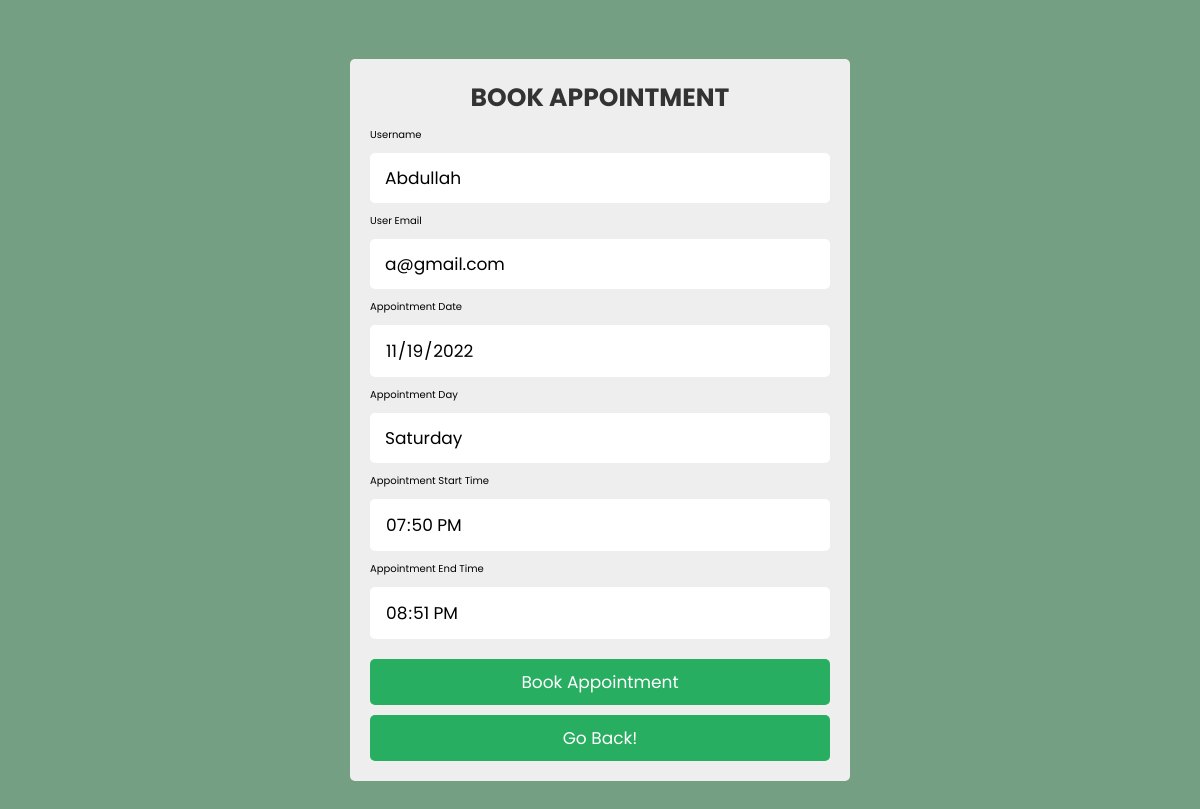
The app's page /userBookingAdd.php?edit=22 (signed in) with its own data.
### tables this page shows
CREATE TABLE `tbl_member` (
  `id` int(11) NOT NULL,
  `username` varchar(255) NOT NULL,
  `password` varchar(200) NOT NULL,
  `cpassword` varchar(100) NOT NULL,
  `email` varchar(255) NOT NULL,
  `create_at` timestamp NOT NULL DEFAULT current_timestamp() ON UPDATE current_timestamp(),
  `validation_key` int(11) NOT NULL,
  `contact` varchar(100) NOT NULL,
  `address` varchar(100) NOT NULL,
  `state` varchar(100) NOT NULL,
  `city` varchar(100) NOT NULL,
  `image` varchar(100) NOT NULL,
  `otp` int(11) NOT NULL
);

CREATE TABLE `tbl_booking` (
  `bookingID` int(255) NOT NULL,
  `bookingDate` date NOT NULL,
  `bookingStartTime` time NOT NULL,
  `bookingEndTime` time NOT NULL
);

### userBookingAdd.php (the view, shortened to what this page needs)
<?php
include('dbcon.php');
if (isset($_SESSION["username"])) {
    $email = $_SESSION["email"];
} else {
    session_unset();
    session_write_close();
    $url = "./index.php";
    header("Location: $url");
}
$id = $_GET['edit'];
?>
<!DOCTYPE html>
<html lang="en">
<head>
   <link rel="stylesheet" href="assets/css/productcss.css">
</head>
<body>
<div class="container">
<div class="admin-product-form-container centered">
   <form action="" method="post" enctype="multipart/form-data">
      <h3 class="title">Book Appointment</h3>
      <?php
      $select = mysqli_query($con, "SELECT * FROM tbl_member WHERE email='$email'");
      while($row = mysqli_fetch_assoc($select)){
   ?>
      <label>Username</label><br>
      <input type="text" class="box" name="username" value="<?php echo $row['username']; ?>" readonly=readonly>
      <label>User Email</label><br>
      <input type="text" class="box" name="username" value="<?php echo $row['email']; ?>" readonly=readonly>
      <?php }; ?>
      <?php
      $select2 = mysqli_query($con, "SELECT * FROM tbl_booking WHERE bookingID='$id'");
      while($row2 = mysqli_fetch_assoc($select2)){
      ?>
      <label>Appointment Date</label><br>
      <input type="date" class="box" name="booking_Date" value="<?php echo $row2['bookingDate']; ?>" readonly="readonly">
      <label>Appointment Day</label><br>
      <input type="text" class="box" name="bookingDay" value="<?php echo date('l', strtotime($row2["bookingDate"]));?>" readonly="readonly">
      <label>Appointment Start Time</label><br>
      <input type="time" class="box" name="booking_ST" value="<?php echo $row2['bookingStartTime']; ?>" readonly="readonly">
      <label>Appointment End Time</label><br>
      <input type="time" class="box" name="booking_ET" value="<?php echo $row2['bookingEndTime']; ?>" readonly="readonly">
      <input type="submit" value="Book Appointment" name="book_appointment" class="btn">
      <a href="userBooking.php" class="btn">go back!</a>
   </form>
   <?php
      }
      ?>
</div>
</div>
</body>
</html>

### assets/css/productcss.css (style rules this page uses)
:root { --green:#27ae60; --black:#333; --white:#fff; --bg-color:#eee; --box-shadow:0 .5rem 1rem rgba(0,0,0,.1); --border:.1rem solid var(--black); }
* { font-family: 'Poppins', sans-serif; margin:0; padding:0; box-sizing: border-box; outline: none; border:none; text-decoration: none; text-transform: capitalize; }
html { font-size: 62.5%; overflow-x: hidden; background-color: #749F82; scroll-behavior: smooth; }
a { text-decoration: none; }
.btn { display: block; width: 100%; cursor: pointer; border-radius: .5rem; margin-top: 1rem; font-size: 1.7rem; padding:1rem 3rem; background: var(--green); color:var(--white); text-align: center; }
.container { max-width: 1200px; padding:2rem; margin:0 auto; }
.admin-product-form-container.centered { display: flex; align-items: center; justify-content: center; min-height: 100vh; }
.admin-product-form-container form { max-width: 50rem; margin:0 auto; padding:2rem; border-radius: .5rem; background: var(--bg-color); }
.admin-product-form-container form h3 { text-transform: uppercase; color:var(--black); margin-bottom: 1rem; text-align: center; font-size: 2.5rem; }
.admin-product-form-container form .box { width: 100%; border-radius: .5rem; padding:1.2rem 1.5rem; font-size: 1.7rem; margin:1rem 0; background: var(--white); text-transform: none; }

### records on screen
tbl_member: username "Abdullah", username "a@gmail.com"
tbl_booking: booking_Date "11/19/2022", bookingDay "Saturday", booking_ST "19:50:00", booking_ET "20:51:00"
